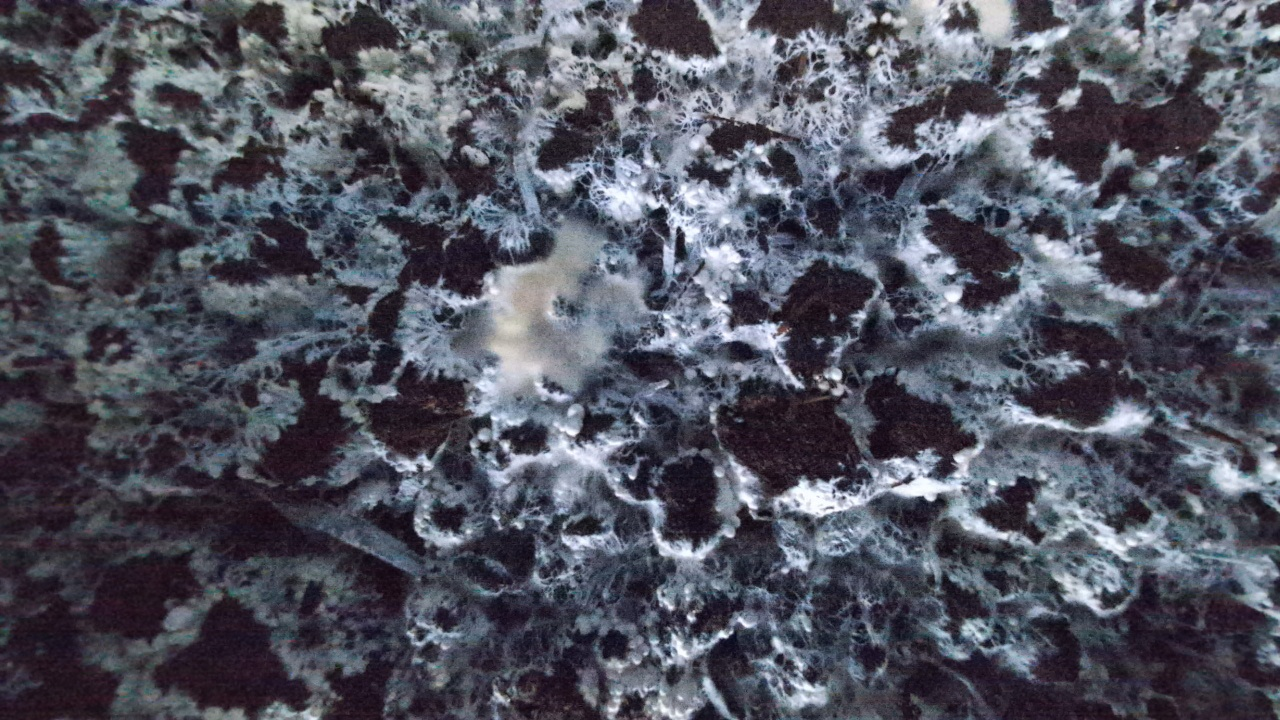
//> input picture source/rgb5663.jpg, 1280 x 720 px
$ ./main   (built with g++ and OpenCV 4)
//> lines starting //> are read from the running program, lines starting //| are printed output that depends on the picture
//> further down, img is the input picture: 720 rows x 1280 cols, CV_8UC3; mean B, G, R 96, 84, 81.8
#include "opencv2/opencv.hpp"
#include <string.h>
#include <iostream>
#include <unistd.h>

using namespace cv;
using namespace std;

void xyGradientImg(Mat src, const char* direction){
//> called with direction = 'x'
  int rows = src.rows;
//> rows = 720
  int cols = src.cols;
//> cols = 1280
  Mat ret(rows, cols, CV_8U);
  Mat gray;
  cvtColor(src, gray, COLOR_BGR2GRAY);
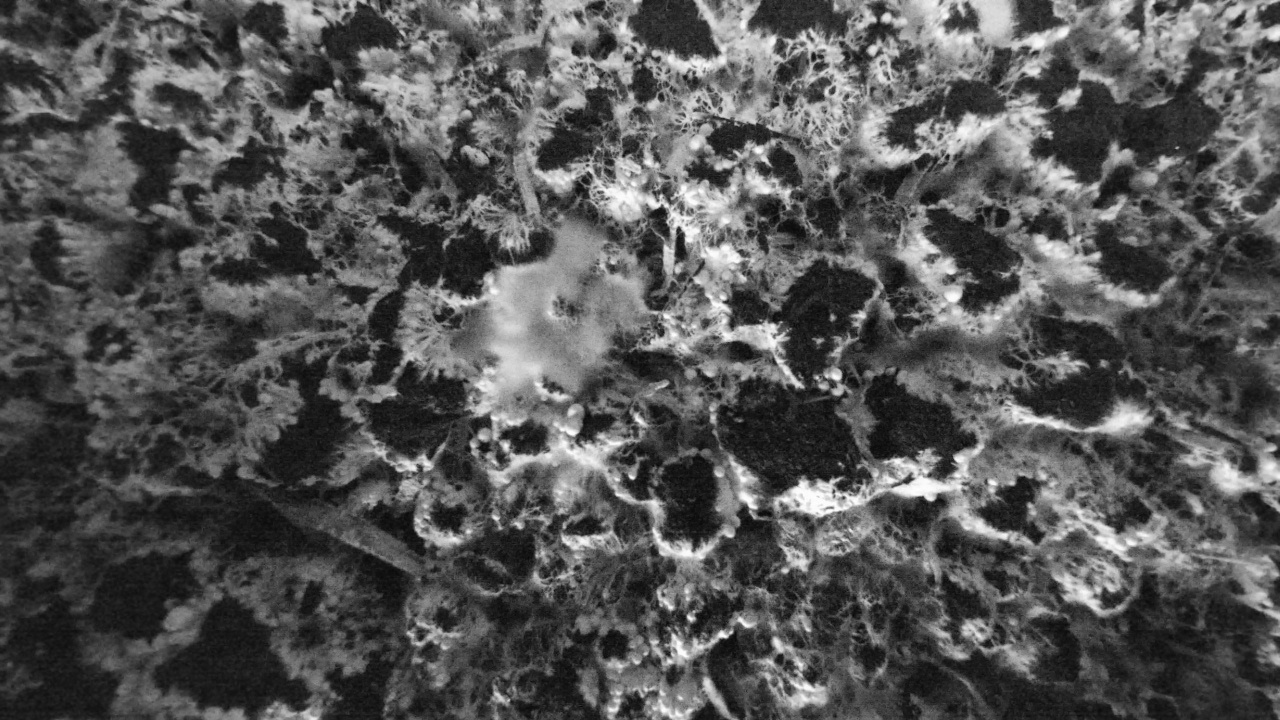
//> gray: 720 rows x 1280 cols, CV_8UC1; min 6, max 254, mean 84.7

  for(int i = 0; i < rows; i++){
    uchar* ptr = gray.ptr<uchar>(i);
    uchar* _ptr = ret.ptr<uchar>(i);
    for(int j = 0; j < cols; j++){
      if(direction == "x"){
        if(j != cols - 1){
          _ptr[j] = ptr[j + 1] - ptr[j] < 0 ? 0 : ptr[j + 1] - ptr[j];
        }
        else{
          _ptr[j] = 0;
        }
      }
    }
  }
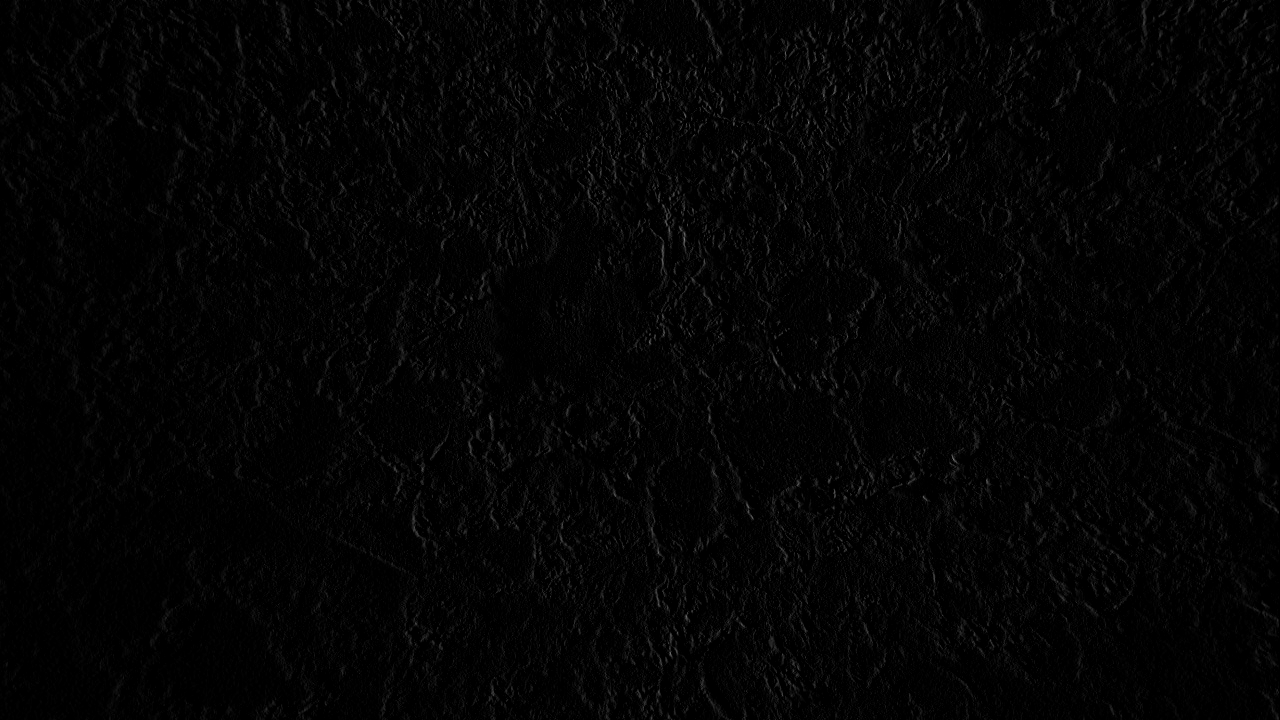
//> ret: 720 rows x 1280 cols, CV_8UC1; min 0, max 123, mean 3.9
  imwrite("../../output/5663.jpg", ret);
}

int main() {
  cv::Mat img = cv::imread("../../source/rgb5663.jpg");
  xyGradientImg(img, "x");
}

$ run again, with source/rgb6640.jpg copied over source/rgb5663.jpg
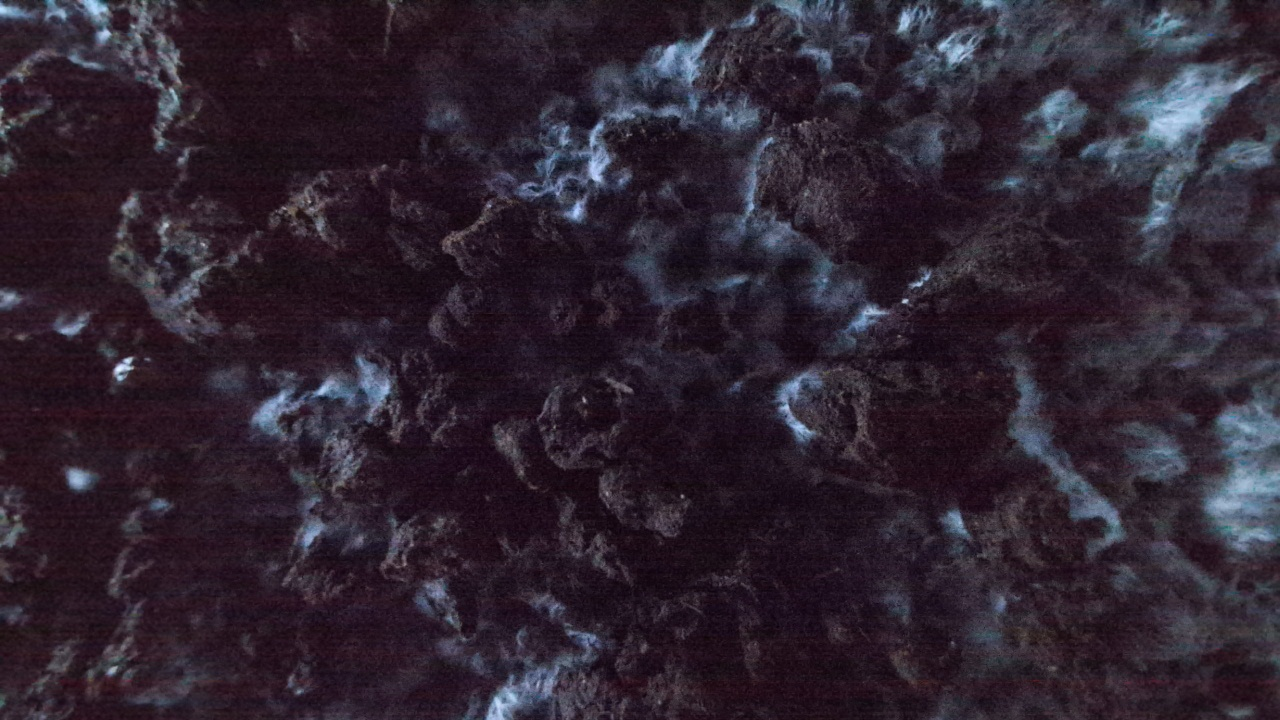
//> input picture source/rgb6640.jpg, 1280 x 720 px
//> img is the input picture: 720 rows x 1280 cols, CV_8UC3; mean B, G, R 48.6, 36.1, 46.5
//> in xyGradientImg, `cvtColor(src, gray, COLOR_BGR2GRAY);`:
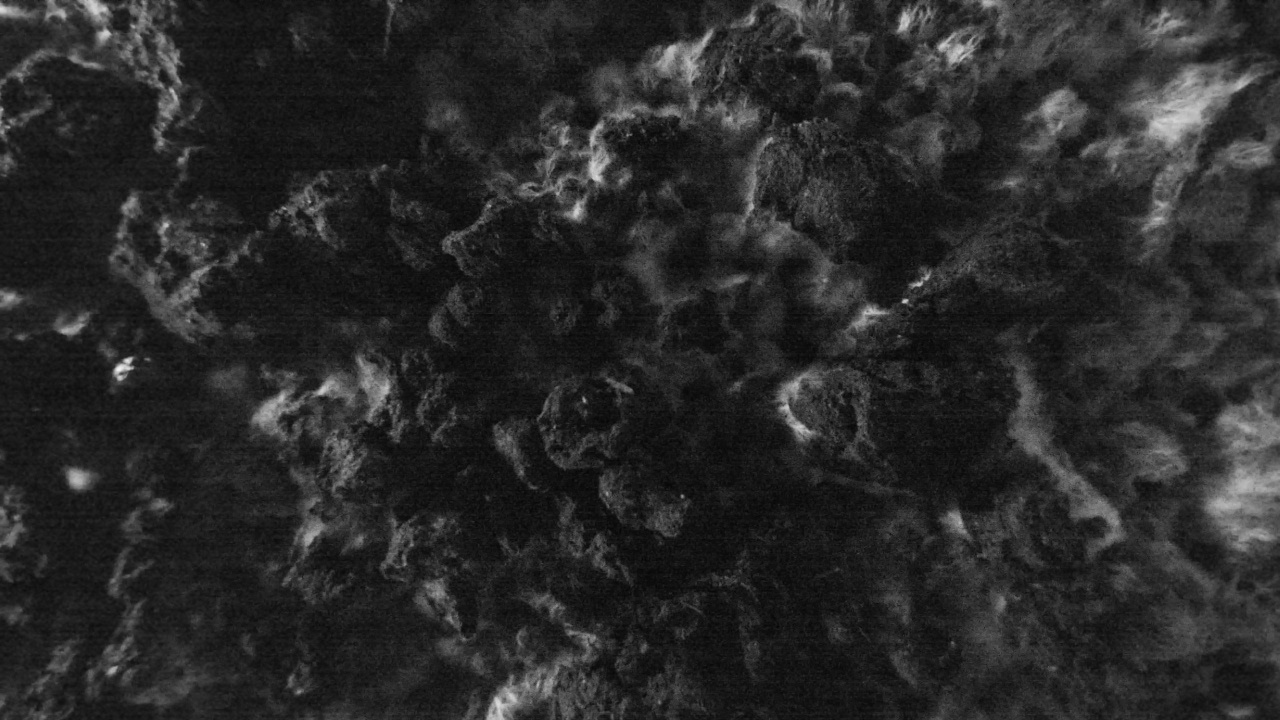
//> gray: 720 rows x 1280 cols, CV_8UC1; min 4, max 240, mean 40.6
